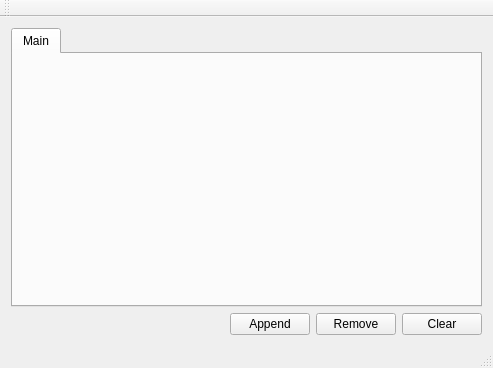
<?xml version="1.0" encoding="UTF-8"?>
<ui version="4.0">
 <class>MainWindow</class>
 <widget class="QMainWindow" name="MainWindow">
  <property name="geometry">
   <rect>
    <x>0</x>
    <y>0</y>
    <width>493</width>
    <height>368</height>
   </rect>
  </property>
  <property name="windowTitle">
   <string>龚建波 1992</string>
  </property>
  <property name="styleSheet">
   <string notr="true"/>
  </property>
  <widget class="QWidget" name="centralWidget">
   <layout class="QVBoxLayout" name="verticalLayout">
    <item>
     <widget class="MyTabWidget" name="tabWidget">
      <widget class="MyTabPage" name="tabMain">
       <attribute name="title">
        <string>Main</string>
       </attribute>
      </widget>
     </widget>
    </item>
    <item>
     <layout class="QHBoxLayout" name="horizontalLayout">
      <item>
       <spacer name="horizontalSpacer">
        <property name="orientation">
         <enum>Qt::Horizontal</enum>
        </property>
        <property name="sizeHint" stdset="0">
         <size>
          <width>40</width>
          <height>20</height>
         </size>
        </property>
       </spacer>
      </item>
      <item>
       <widget class="QPushButton" name="btnAppend">
        <property name="text">
         <string>Append</string>
        </property>
       </widget>
      </item>
      <item>
       <widget class="QPushButton" name="btnRemove">
        <property name="text">
         <string>Remove</string>
        </property>
       </widget>
      </item>
      <item>
       <widget class="QPushButton" name="btnClear">
        <property name="text">
         <string>Clear</string>
        </property>
       </widget>
      </item>
     </layout>
    </item>
   </layout>
  </widget>
  <widget class="QMenuBar" name="menuBar">
   <property name="geometry">
    <rect>
     <x>0</x>
     <y>0</y>
     <width>493</width>
     <height>23</height>
    </rect>
   </property>
  </widget>
  <widget class="QToolBar" name="mainToolBar">
   <attribute name="toolBarArea">
    <enum>TopToolBarArea</enum>
   </attribute>
   <attribute name="toolBarBreak">
    <bool>false</bool>
   </attribute>
  </widget>
  <widget class="QStatusBar" name="statusBar"/>
 </widget>
 <layoutdefault spacing="6" margin="11"/>
 <customwidgets>
  <customwidget>
   <class>MyTabPage</class>
   <extends>QWidget</extends>
   <header>MyTabPage.h</header>
   <container>1</container>
  </customwidget>
  <customwidget>
   <class>MyTabWidget</class>
   <extends>QTabWidget</extends>
   <header>MyTabWidget.h</header>
   <container>1</container>
  </customwidget>
 </customwidgets>
 <resources/>
 <connections/>
</ui>
